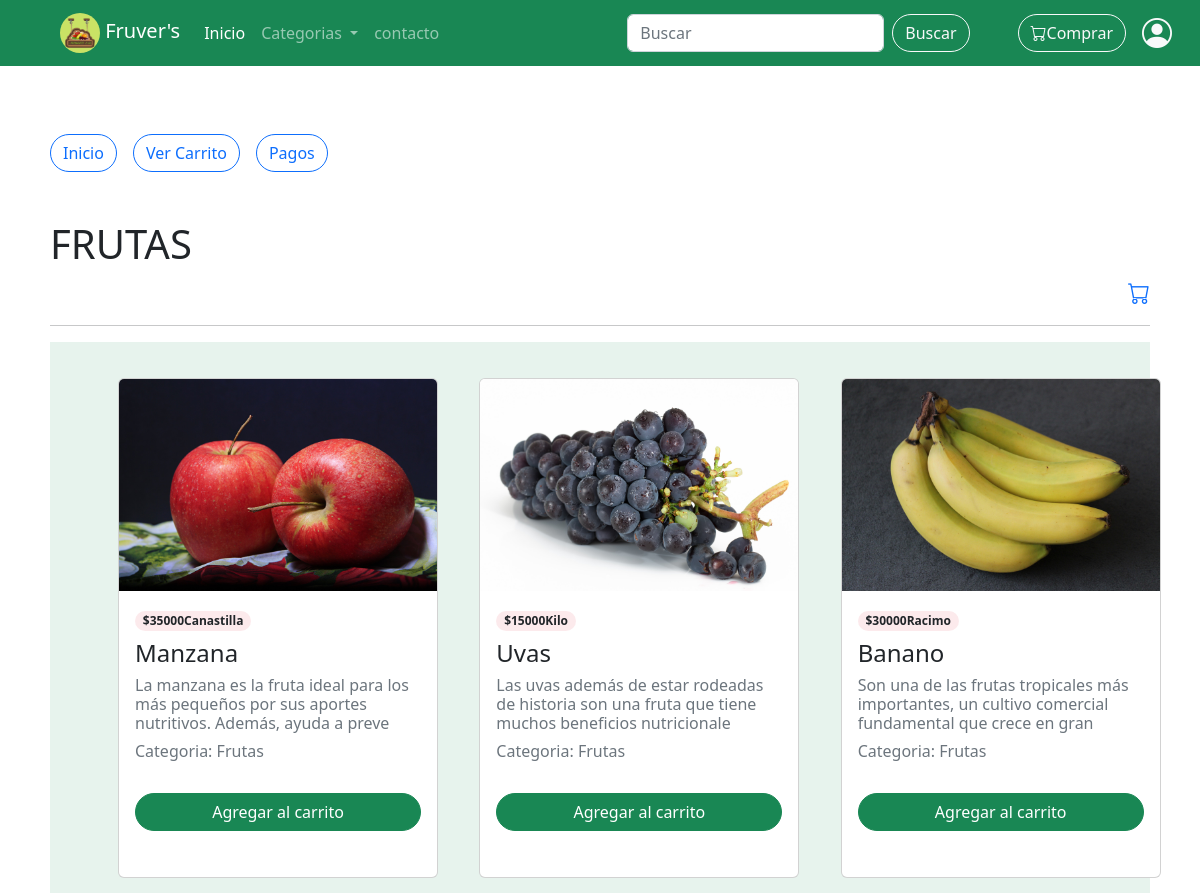
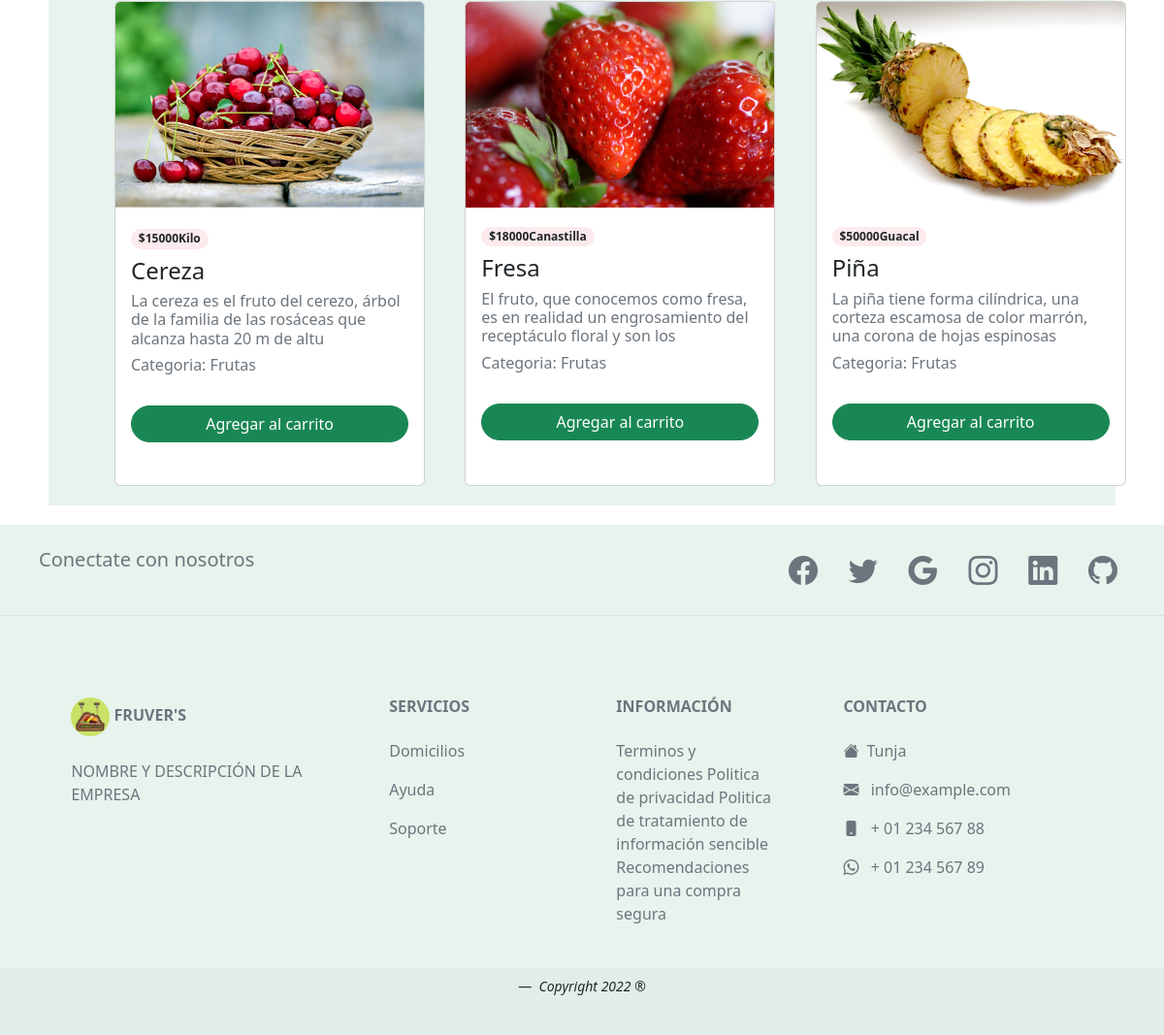
The app's page /carrito/frutas.php with its own data (2 pictures, top to bottom).
### tables this page shows
CREATE TABLE `productos` (
  `id` int(6) NOT NULL,
  `nombre` varchar(40) NOT NULL,
  `descripcion` varchar(100) NOT NULL,
  `precio` int(40) NOT NULL,
  `codigo` varchar(40) NOT NULL,
  `categoria` varchar(40) NOT NULL,
  `cantidad` varchar(50) NOT NULL,
  `imagen` varchar(80) NOT NULL
);

### carrito/frutas.php (the view, shortened to what this page needs)
<?php
include 'Configuracion.php';
?>
<!DOCTYPE html>
<html lang="es">
<head>
        <link href="../css/bootstrap.min.css" rel="stylesheet">
        <link href="../libs/bootstrap-icons/bootstrap-icons.css" rel="stylesheet">
</head>
<body>
<nav class="navbar navbar-expand-lg navbar-dark bg-success">
  <div class="container-fluid">
  <a class="navbar-brand ms-5" href="http://localhost/proyectoPrueba/">
      <img src="http://localhost/proyectoPrueba/img/logo2.png" alt="Logo fruver´s" width="40" height="40" class="d-inline-block align-text-center " style="border-radius: 1000px;">
      Fruver's
    </a>
    <div class="collapse navbar-collapse" id="navbarScroll">
      <ul class="navbar-nav me-auto my-2 my-lg-0 navbar-nav-scroll" style="--bs-scroll-height: 100px;">
        <li class="nav-item">
          <a class="nav-link active" aria-current="page" href="http://localhost/proyectoPrueba/">Inicio</a>
        </li>
        <li class="nav-item dropdown">
          <a class="nav-link dropdown-toggle" href="#" role="button" data-bs-toggle="dropdown" aria-expanded="false">
            Categorias
          </a>
        </li>
        <li class="nav-item">
          <a class="nav-link" href="http://localhost/proyectoPrueba/vistas/contacto.php">contacto</a>
        </li>
      </ul>
      <form class="d-flex" role="search">
        <input class="form-control me-2" type="search" placeholder="Buscar" aria-label="Search">
        <button class="btn btn-outline-light me-5" type="submit">Buscar</button>
    </div>
    <a href="http://localhost/proyectoPrueba/carrito/index.php" class="btn btn-outline-light me-3" ><i class="bi bi-cart"></i>Comprar</a>
        <a href="http://localhost/proyectoPrueba/usuario/cuenta.php" class="me-3"><i  style="font-size: 30px;" class="bi bi-person-circle text-light"></i></a>
  </div>
</nav>
<div class="container">
<div class="panel panel-default">
<div class="panel-heading mt-5">
<ul class="nav nav-pills">
<li role="presentation"><a href="index.php" class="btn btn-outline-primary">Inicio</a></li>
  <li role="presentation" class="active"><a href="VerCarta.php" class="btn btn-outline-primary ms-3">Ver Carrito</a></li>
  <li role="presentation"><a href="Pagos.php" class="btn btn-outline-primary ms-3">Pagos</a></li>
</ul>
</div>
    <h1 class="mt-5">FRUTAS</h1>
    <a href="VerCarta.php" class="cart-link" title="Ver Carta"><i class="bi bi-cart"></i></a>
    <hr>
    <div class="container bg-success bg-opacity-10">
        <div class="row">
        <?php
        $query = $db->query("SELECT * FROM PRODUCTOS WHERE categoria = 'Frutas'");
        if($query->num_rows > 0){
            while($row = $query->fetch_assoc()){
        ?>
            <div class="col-lg-4 col-sm-12 mt-3">
                <div class="card ms-5" style="width: 20rem; height: 500px">
                    <img src="<?php echo  $row["imagen"]; ?>"  class="card-img-top" alt="...">
                    <div class="card-body">
                    <h6 class=" rounded-pill  badge text-bg-danger text-dark"><?php echo '$'.$row["precio"].$row["cantidad"]; ?></h6>
                        <h4 class=""><?php echo $row["nombre"]; ?></h4>
                        <h6 class="text-muted"><?php echo $row["descripcion"]; ?></h6>
                        <h6 class="text-muted"><?php echo 'Categoria: '.$row["categoria"]; ?></h6>
                        <div class="d-grid">
                        <a class="btn btn-success mt-4" href="AccionCarta.php?action=addToCart&id=<?php echo $row["id"]; ?>">Agregar al carrito</a>
                        </div>
                    </div>
                </div>
            </div>
        <?php } }else{ ?>
        <p>Producto(s) no existe.....</p>
        <?php }
        ?>
        </div>
    </div>
    </div>
    </div>
    <?php
include '../vistas/footer.php';
    ?>
</body>
</html>

### vistas/footer.php (shortened to what this page needs)
<!DOCTYPE html>
<html>
    <head>
    </head>
    <body>
<footer class="text-center text-lg-start bg-success bg-opacity-10 text-muted ">
  <section class="d-flex justify-content-center justify-content-lg-between p-4 border-bottom">
    <div class="me-5 d-none d-lg-block">
      <span><h5 class="ms-3"> Conectate con nosotros</h5></span>
    </div>
    <div>
      <a href="" class="me-4 link-secondary" style="text-decoration: none; font-size: 30px;">
        <i class="bi bi-facebook" alt="facebook"></i>
      </a>
      <a href="" class="me-4 link-secondary" style="text-decoration: none; font-size: 30px;">
        <i class="bi bi-twitter" alt="twitter"></i>
      </a>
      <a href="" class="me-4 link-secondary" style="text-decoration: none; font-size: 30px;">
        <i class="bi bi-google" alt="google"></i>
      </a>
      <a href="" class="me-4 link-secondary" style="text-decoration: none; font-size: 30px;">
        <i class="bi bi-instagram" alt="instagram"></i>
      </a>
      <a href="" class="me-4 link-secondary" style="text-decoration: none; font-size: 30px;">
        <i class="bi bi-linkedin" alt="linkedin"></i>
      </a>
      <a href="" class="me-4 link-secondary" style="text-decoration: none; font-size: 30px;">
        <i class="bi bi-github" alt="github"></i>
      </a>
    </div>
  </section>
  <section class="">
    <div class="container text-center text-md-start mt-5">
      <div class="row mt-3">
        <div class="col-md-3 col-lg-4 col-xl-3 mx-auto mb-4">
          <h6 class="text-uppercase fw-bold mb-4">
          <a class="navbar-brand " href="http://localhost/proyectoPrueba/">
      <img src="http://localhost/proyectoPrueba/img/logo2.png" alt="Logo fruver´s" width="40" height="40" class="d-inline-block align-text-center " style="border-radius: 1000px;">
      Fruver's
    </a>
          </h6>
          <p >
            NOMBRE Y DESCRIPCIÓN DE LA EMPRESA
          </p>
        </div>
        <div class="col-md-2 col-lg-2 col-xl-2 mx-auto mb-4">
          <h6 class="text-uppercase fw-bold mb-4">
            Servicios
          </h6>
          <p>
            <a href="#!" class="text-reset" style="text-decoration: none">Domicilios</a>
          </p>
          <p>
            <a href="#!" class="text-reset" style="text-decoration: none">Ayuda</a>
          </p>
          <p>
            <a href="#!" class="text-reset" style="text-decoration: none">Soporte</a>
          </p>
        </div>
        <div class="col-md-3 col-lg-2 col-xl-2 mx-auto mb-4">
          <h6 class="text-uppercase fw-bold mb-4">
            Información
          </h6>
          <a href="#" style="text-decoration: none" class="text-muted mt-5">Terminos y condiciones</a>
      <a href="#" style="text-decoration: none" class="text-muted ">Politica de privacidad</a>
      <a href="#" style="text-decoration: none" class="text-muted ">Politica de tratamiento de información sencible</a>
      <a href="#" style="text-decoration: none" class="text-muted ">Recomendaciones para una compra segura</a>
        </div>
        <div class="col-md-4 col-lg-3 col-xl-3 mx-auto mb-md-0 mb-4">
          <h6 class="text-uppercase fw-bold mb-4">Contacto</h6>
          <p><i class="bi bi-house-fill me-2 text-secondary"></i>Tunja</p>
          <p>
            <i class="bi bi-envelope-fill me-2 text-secondary"></i>
            info@example.com
          </p>
          <p><i class="bi bi-phone-fill me-2 text-secondary"></i> + 01 234 567 88</p>
          <p><i class="bi bi-whatsapp me-2 text-secondary"></i> + 01 234 567 89</p>
        </div>
      </div>
    </div>
  </section>
  <div class="text-center p-4" style="background-color: rgba(0, 0, 0, 0.025);">
  <figure class="text-center ">
<figcaption class="blockquote-footer text-dark">
    <cite title="Source Title " class="text-dark">Copyright 2022 ® </cite>
  </figcaption>
</figure>
  </div>
</footer>
</body>
</html>

### carrito/frutas.php (style rules this page uses)
.container { padding: 20px; }
.cart-link { width: 100%;text-align: right;display: block;font-size: 22px; }
.btn { border-radius: 30px; }

### records on screen
productos: imagen (picture), precio "35000", cantidad "Canastilla", nombre "Manzana", descripcion "La manzana es la fruta ideal para los más pequeños por sus aportes nutritivos. Además, ayuda a preve", categoria "Frutas"
productos: imagen (picture), precio "15000", cantidad "Kilo", nombre "Uvas", descripcion "Las uvas además de estar rodeadas de historia son una fruta que tiene muchos beneficios nutricionale", categoria "Frutas"
productos: imagen (picture), precio "30000", cantidad "Racimo", nombre "Banano", descripcion "Son una de las frutas tropicales más importantes, un cultivo comercial fundamental que crece en gran", categoria "Frutas"
productos: imagen (picture), precio "15000", cantidad "Kilo", nombre "Cereza", descripcion "La cereza es el fruto del cerezo, árbol de la familia de las rosáceas que alcanza hasta 20 m de altu", categoria "Frutas"
productos: imagen (picture), precio "18000", cantidad "Canastilla", nombre "Fresa", descripcion "El fruto, que conocemos como fresa, es en realidad un engrosamiento del receptáculo floral y son los", categoria "Frutas"
productos: imagen (picture), precio "50000", cantidad "Guacal", nombre "Piña", descripcion "La piña tiene forma cilíndrica, una corteza escamosa de color marrón, una corona de hojas espinosas", categoria "Frutas"
